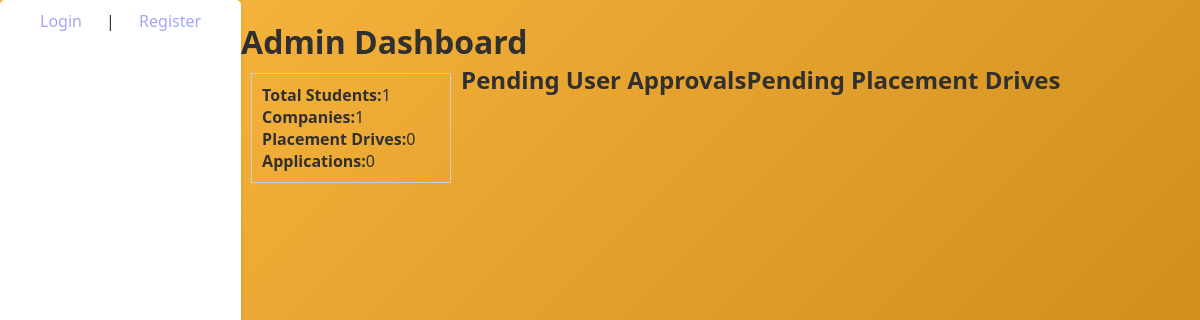
The app's page /admin/dashboard (signed in), older data.
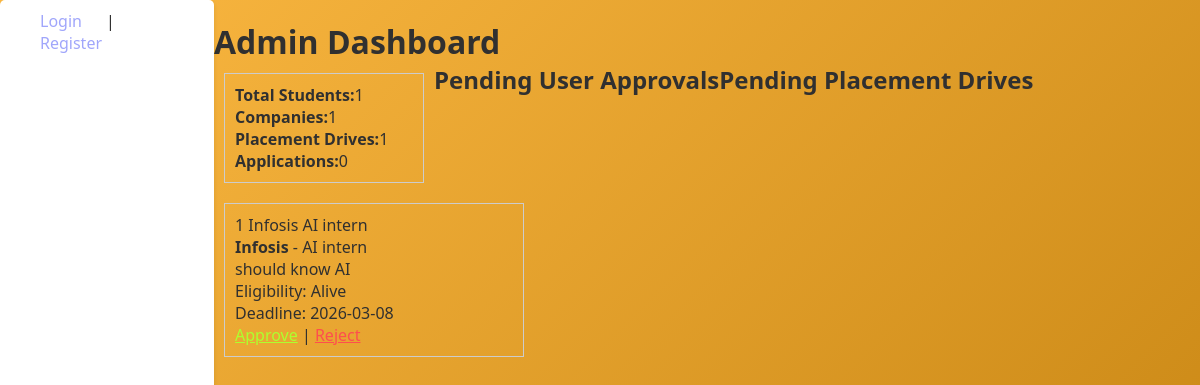
The same page, newer data.
### app.py (models this page shows)
class placementDrive(db.Model):
    __tablename__ = 'placementDrive'
    id = db.Column(db.Integer, primary_key=True)
    company_name = db.Column(db.String(100), nullable=False)
    job_role = db.Column(db.String(100), nullable=False)
    description = db.Column(db.Text, nullable=False)
    eligibility_criteria = db.Column(db.Text, nullable=False)
    application_deadline = db.Column(db.DateTime, nullable=False)
    status = db.Column(db.String(50), default='Pending')
    company_id = db.Column(db.Integer, db.ForeignKey('user.id'), nullable=False)

### app.py (the view)
@app.route('/admin/dashboard')
@login_required
def admin_dashboard():
    if current_user.role != 'admin':
        return redirect(url_for('login'))
    stats={'students': User.query.filter_by(role='student').count(),
           'companies': User.query.filter_by(role='company').count(),
           'drives': placementDrive.query.count(),
           'applications': Application.query.count()}
    pending_users = User.query.filter_by(is_approved=False, is_active=True).all()
    pending_drives = placementDrive.query.filter_by(status='Pending').all()
    return render_template('admin_dash.html', stats=stats, pending_users=pending_users, pending_drives=pending_drives)

### app.py (called while the page is built)
@login_manager.user_loader
def load_user(user_id):
    return User.query.get(int(user_id))

### templates/admin_dash.html (shortened to what this page needs)
{% extends 'base.html' %}
{% block content %}
<h1>Admin Dashboard</h1>
<div style="display: flex; flex-wrap: wrap;">
    <div style="border: 1px solid #ccc; padding: 10px; margin: 10px; width: 200px;">
            <div><strong>Total Students:</strong>{{stats.students}}</div>
            <div><strong>Companies:</strong>{{stats.companies}}</div>
            <div><strong>Placement Drives:</strong>{{stats.drives}}</div>
            <div><strong>Applications:</strong>{{stats.applications}}</div>
    </div>
    <h2>Pending User Approvals</h2>
    <h2>Pending Placement Drives</h2>
    {% for drive in pending_drives %}
        <div style="border: 1px solid #ccc; padding: 10px; margin: 10px; width: 300px;">
            <tr>
                <td>{{ drive.id }}</td>
                <td>{{ drive.company_name }}</td>
                <td>{{ drive.job_role }}</td>
                <p><strong>{{ drive.company_name }}</strong> - {{ drive.job_role }}</p>
                <p>{{ drive.description }}</p>
                <p>Eligibility: {{ drive.eligibility_criteria }}</p>
                <p>Deadline: {{ drive.application_deadline.strftime('%Y-%m-%d') }}</p>
            <a href="{{ url_for('approve_drive', drive_id=drive.id) }}" style="color: greenyellow;">Approve</a> |
            <a href="{{ url_for('reject_drive', drive_id=drive.id) }}" style="color: rgb(254, 78, 78);">Reject</a>
            </tr>
        </div>
    {% endfor %}
</div>
{% endblock %}

### templates/base.html (shortened to what this page needs)
<!DOCTYPE html>
<html lang="en">
<head>
</head>
<body>
    <nav>
        {% if session.get('role') %}
           <a href="{{ url_for('logout') }}">Logout</a>
        {% else %}
            <a href="http://127.0.0.1:5000/login">Login</a> |
            <a href="http://127.0.0.1:5000/register">Register</a>
        {% endif %}
    </nav>
    <div style="margin-top: 20px;">
        {% block content %}{% endblock %}
    </div>
</body>
</html>

### templates/base.html (style rules this page uses)
* { margin: 0; padding: 0; box-sizing: border-box; }
body { font-family: 'Segoe UI', Tahoma, Geneva, Verdana, sans-serif; background: linear-gradient(135deg,#fbb842 0%, #c3810f 100%); min-height: 100vh; display: flex; color: #303030; }
nav { background-color: #ffffff; backdrop-filter: blur(10px); padding: 10px 20px; border-radius: 5px; box-shadow: 0 2px 4px rgba(0,0,0,0.1); }
nav a { color: #a0a6fb; text-decoration: none; margin-right: 15px; font-weight: 500; padding: 5px 10px; margin: 5px 10px; border-radius: 25px; transition: all 0.3s ease; }

Row changes from the older to the newer data that the page shows:
added placementDrive: id "1", company_name "Infosis", job_role "AI intern", description "should know AI", eligibility_criteria "Alive", application_deadline "2026-03-08"
Text that changed along with them:
{{ stats.drives }}: "0" → "1"
